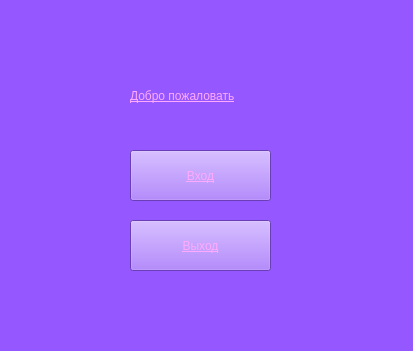
<?xml version="1.0" encoding="UTF-8"?>
<ui version="4.0">
 <class>Form</class>
 <widget class="QWidget" name="Form">
  <property name="minimumSize">
   <size>
    <width>413</width>
    <height>320</height>
   </size>
  </property>
  <property name="cursor">
   <cursorShape>ArrowCursor</cursorShape>
  </property>
  <property name="windowTitle">
   <string>Form</string>
  </property>
  <property name="styleSheet">
   <string notr="true">color: rgb(255, 170, 255);
font: 11pt &quot;Sans Serif Collection&quot;;
text-decoration: underline;
background-color: rgb(149, 87, 255);</string>
  </property>
  <widget class="QPushButton" name="pushButton">
   <property name="geometry">
    <rect>
     <x>130</x>
     <y>150</y>
     <width>141</width>
     <height>51</height>
    </rect>
   </property>
   <property name="text">
    <string>Вход</string>
   </property>
  </widget>
  <widget class="QLabel" name="label">
   <property name="geometry">
    <rect>
     <x>130</x>
     <y>80</y>
     <width>141</width>
     <height>31</height>
    </rect>
   </property>
   <property name="text">
    <string>Добро пожаловать</string>
   </property>
   <property name="textFormat">
    <enum>Qt::AutoText</enum>
   </property>
  </widget>
  <widget class="QPushButton" name="pushButton_2">
   <property name="geometry">
    <rect>
     <x>130</x>
     <y>220</y>
     <width>141</width>
     <height>51</height>
    </rect>
   </property>
   <property name="text">
    <string>Выход</string>
   </property>
  </widget>
 </widget>
 <resources/>
 <connections/>
</ui>
